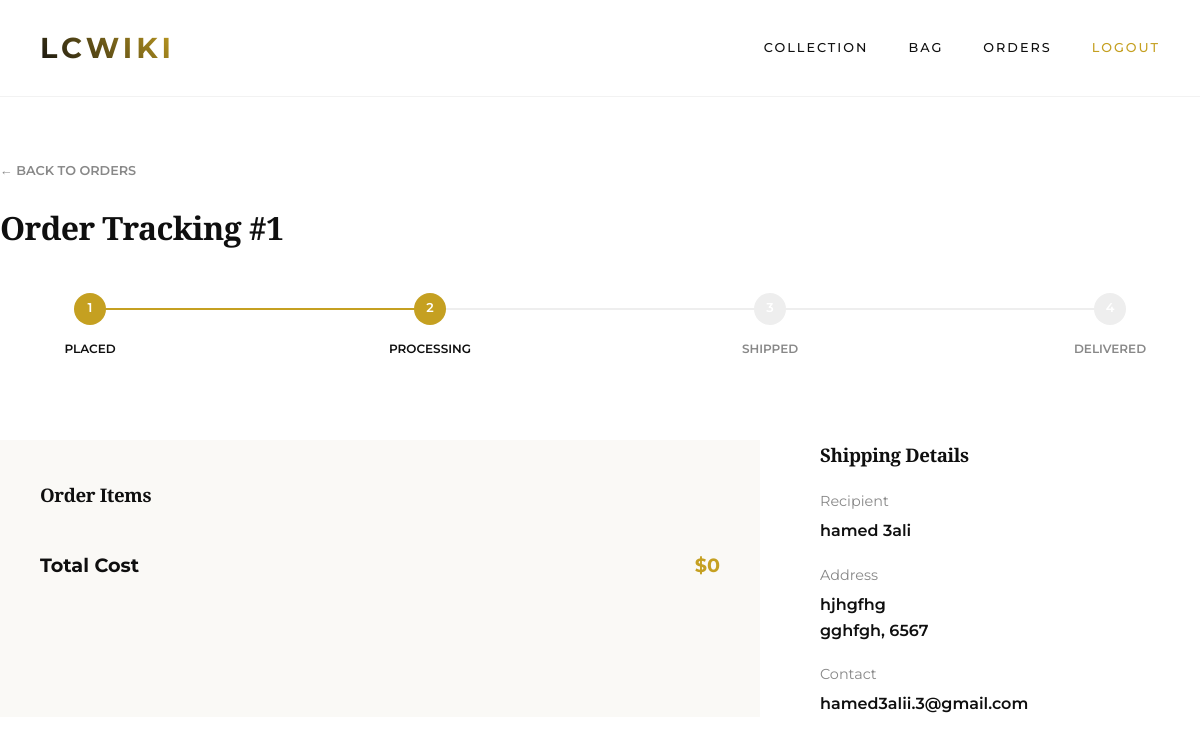
/orders/1/ (signed in), run on the app's committed database.
### shop/models.py (models this page shows, shortened)
class Order(models.Model):
    STATUS_CHOICES = (
        ('pending', 'Order Placed'),
        ('processing', 'Processing'),
        ('shipped', 'Shipped'),
        ('delivered', 'Delivered'),
    )
    user = models.ForeignKey(settings.AUTH_USER_MODEL, on_delete=models.CASCADE)
    first_name = models.CharField(max_length=50)
    last_name = models.CharField(max_length=50)
    email = models.EmailField()
    address = models.CharField(max_length=250)
    postal_code = models.CharField(max_length=20)
    city = models.CharField(max_length=100)
    created = models.DateTimeField(auto_now_add=True)
    updated = models.DateTimeField(auto_now=True)
    paid = models.BooleanField(default=False)
    status = models.CharField(max_length=20, choices=STATUS_CHOICES, default='pending')
    def get_total_cost(self):
        return sum(item.get_cost() for item in self.items.all())

### shop/views.py (the view)
# urls.py: path('orders/<int:order_id>/', views.order_detail, name='order_detail'),
@login_required
def order_detail(request, order_id):
    order = get_object_or_404(Order, id=order_id, user=request.user)
    status_map = {
        'pending': 1,
        'processing': 2,
        'shipped': 3,
        'delivered': 4
    }
    current_step = status_map.get(order.status, 1)
    return render(request, 'shop/order_detail.html', {
        'order': order,
        'current_step': current_step
    })

### templates/shop/order_detail.html (shortened to what this page needs)
{% extends "base.html" %}
{% block content %}
<div style="padding: 60px 0;">
    <a href="{% url 'order_list' %}" style="font-size: 0.8rem; text-transform: uppercase; font-weight: 600; color: var(--gray); margin-bottom: 20px; display: inline-block;">&larr; Back to Orders</a>
    <h1 style="margin-bottom: 40px;">Order Tracking #{{ order.id }}</h1>
    <div style="display: flex; justify-content: space-between; position: relative; margin-bottom: 80px; padding: 0 40px;">
        <div style="position: absolute; top: 15px; left: 80px; right: 80px; height: 2px; background-color: #eee; z-index: 1;">
            <div style="height: 100%; background-color: var(--gold); transition: 0.5s; width: {% if current_step == 1 %}0%{% elif current_step == 2 %}33.33%{% elif current_step == 3 %}66.66%{% else %}100%{% endif %};"></div>
        </div>
        <div style="text-align: center; z-index: 2; width: 100px;">
            <div style="width: 32px; height: 32px; border-radius: 50%; background-color: {% if current_step >= 1 %}var(--gold){% else %}#eee{% endif %}; color: white; display: flex; align-items: center; justify-content: center; margin: 0 auto 10px; font-weight: 600; font-size: 0.8rem;">1</div>
            <span style="font-size: 0.75rem; font-weight: 600; text-transform: uppercase; color: {% if current_step >= 1 %}var(--black){% else %}var(--gray){% endif %};">Placed</span>
        </div>
        <div style="text-align: center; z-index: 2; width: 100px;">
            <div style="width: 32px; height: 32px; border-radius: 50%; background-color: {% if current_step >= 2 %}var(--gold){% else %}#eee{% endif %}; color: white; display: flex; align-items: center; justify-content: center; margin: 0 auto 10px; font-weight: 600; font-size: 0.8rem;">2</div>
            <span style="font-size: 0.75rem; font-weight: 600; text-transform: uppercase; color: {% if current_step >= 2 %}var(--black){% else %}var(--gray){% endif %};">Processing</span>
        </div>
        <div style="text-align: center; z-index: 2; width: 100px;">
            <div style="width: 32px; height: 32px; border-radius: 50%; background-color: {% if current_step >= 3 %}var(--gold){% else %}#eee{% endif %}; color: white; display: flex; align-items: center; justify-content: center; margin: 0 auto 10px; font-weight: 600; font-size: 0.8rem;">3</div>
            <span style="font-size: 0.75rem; font-weight: 600; text-transform: uppercase; color: {% if current_step >= 3 %}var(--black){% else %}var(--gray){% endif %};">Shipped</span>
        </div>
        <div style="text-align: center; z-index: 2; width: 100px;">
            <div style="width: 32px; height: 32px; border-radius: 50%; background-color: {% if current_step >= 4 %}var(--gold){% else %}#eee{% endif %}; color: white; display: flex; align-items: center; justify-content: center; margin: 0 auto 10px; font-weight: 600; font-size: 0.8rem;">4</div>
            <span style="font-size: 0.75rem; font-weight: 600; text-transform: uppercase; color: {% if current_step >= 4 %}var(--black){% else %}var(--gray){% endif %};">Delivered</span>
        </div>
    </div>
    <div style="display: grid; grid-template-columns: 2fr 1fr; gap: 60px;">
        <div style="background-color: var(--cream); padding: 40px;">
            <h3 style="margin-top: 0; margin-bottom: 20px;">Order Items</h3>
            <div style="display: flex; justify-content: space-between; padding-top: 20px;">
                <span style="font-weight: 700; font-size: 1.2rem;">Total Cost</span>
                <span style="font-weight: 700; font-size: 1.2rem; color: var(--gold);">${{ order.get_total_cost }}</span>
            </div>
        </div>
        <div>
            <h3 style="margin-top: 0; margin-bottom: 20px;">Shipping Details</h3>
            <p style="font-size: 0.9rem; color: var(--gray); margin-bottom: 5px;">Recipient</p>
            <p style="font-weight: 600; margin-top: 0;">{{ order.first_name }} {{ order.last_name }}</p>
            <p style="font-size: 0.9rem; color: var(--gray); margin-bottom: 5px; margin-top: 20px;">Address</p>
            <p style="font-weight: 600; margin-top: 0;">{{ order.address }}<br>{{ order.city }}, {{ order.postal_code }}</p>
            <p style="font-size: 0.9rem; color: var(--gray); margin-bottom: 5px; margin-top: 20px;">Contact</p>
            <p style="font-weight: 600; margin-top: 0;">{{ order.email }}</p>
        </div>
    </div>
</div>
{% endblock %}

### templates/base.html (style rules this page uses)
:root { --gold: #C5A021; --gold-light: #D4AF37; --black: #0F0F0F; --white: #FFFFFF; --cream: #FAF9F6; --gray-light: #F4F4F4; --gray: #888888; --transition: all 0.6s cubic-bezier(0.16, 1, 0.3, 1); }
* { margin: 0; padding: 0; box-box: border-box; }
body { font-family: 'Montserrat', sans-serif; background-color: var(--white); color: var(--black); line-height: 1.6; overflow-x: hidden; }
h1, h2, h3, h4, .luxury-font { font-family: 'Playfair Display', serif; letter-spacing: -0.02em; }
a { text-decoration: none; color: inherit; transition: var(--transition); }

### data on the page
Order: id "1", get_total_cost "0", first_name "hamed", last_name "3ali", address "hjhgfhg", city "gghfgh", postal_code "6567", email "hamed3alii.3@gmail.com"
